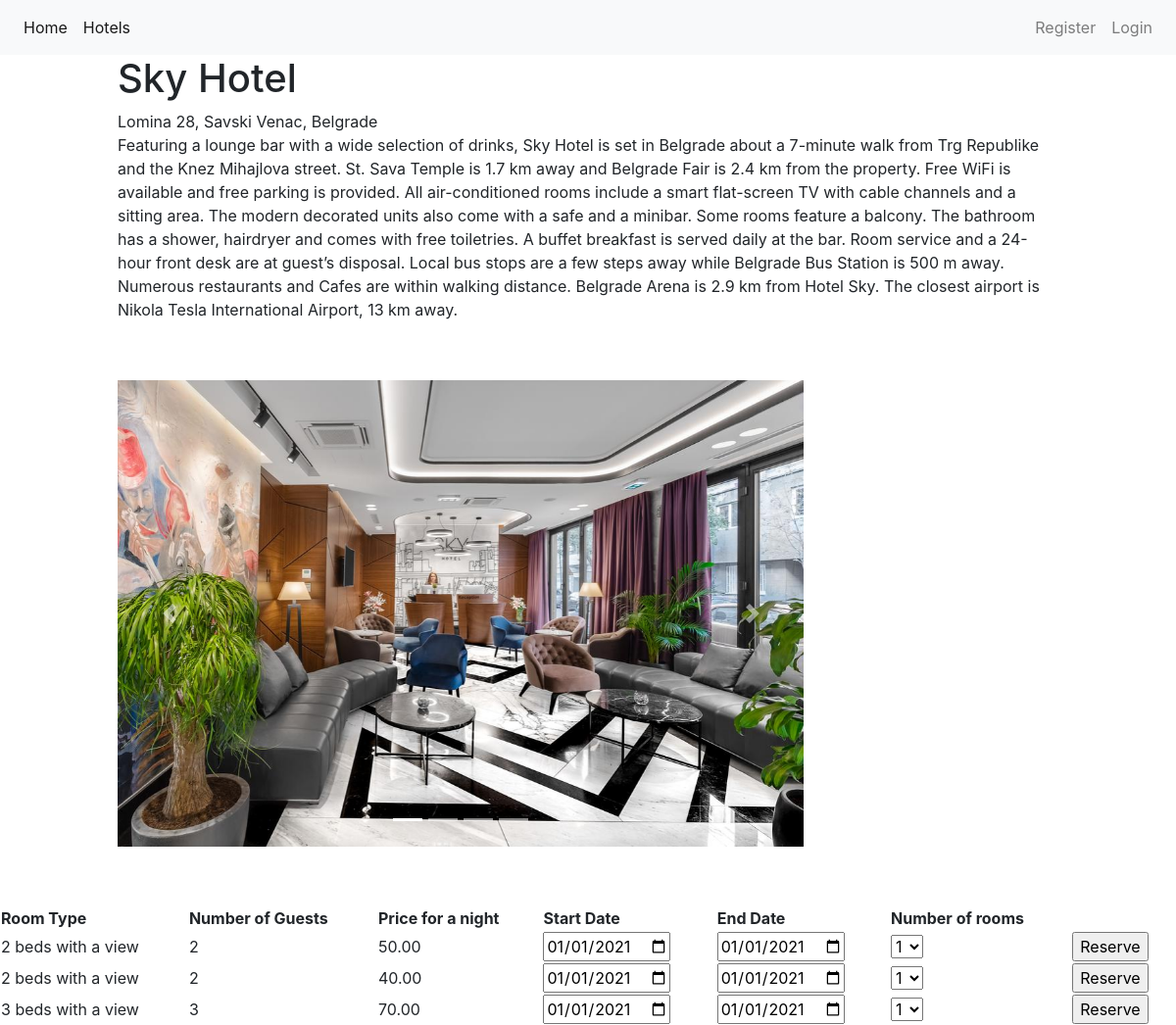
Screenshot of /hotels/1/ with the database file from the repository.
### room_reservation/models.py (models this page shows)
class HotelModel(models.Model):
    city_name = models.CharField(max_length=255, blank=False)
    hotel_name = models.CharField(max_length=255, blank=False)
    address = models.CharField(max_length=255, blank=False)
    category = models.CharField(max_length=255, blank=False)
    hotel_image = models.ImageField(upload_to='hotels')
    hotel_description = models.TextField(default="")

class AccommodationModel(models.Model):
    hotel = models.ForeignKey(HotelModel, null=False, on_delete=models.CASCADE)
    accommodation_name = models.CharField(max_length=255, blank=False)
    description = models.TextField()
    number_of_beds = models.IntegerField(choices=BED_CHOICES)
    balcony = models.BooleanField()
    price_per_night = models.DecimalField(decimal_places=2, max_digits=10)

### room_reservation/views.py (the view)
# urls.py: path('hotels/<int:pk>/', hotel_page, name="hotel_page"),
def hotel_page(request, pk):
    form = CreateReservationForm()
    hotel = HotelModel.objects.get(id=pk)
    images = HotelImageModel.objects.filter(hotel=pk)
    rooms = AccommodationModel.objects.filter(hotel=pk)
    if request.method == 'POST':
        form = CreateReservationForm(request.POST, initial={"user": request.user, "accommodation": pk,
                                                            "reservation_date": date.today(), })
        if form.is_valid():
            form.save()
            return redirect('room_reservation/home.html')
    context = {"form": form, "hotel": hotel, "images": images, "rooms": rooms}
    return render(request, 'room_reservation/hotel_page.html', context)

### room_reservation/forms.py
class CreateReservationForm(ModelForm):
    class Meta:
        model = ReservationModel
        fields = []

### room_reservation/templates/room_reservation/hotel_page.html (shortened to what this page needs)
{% include 'room_reservation/base.html' %}
{% load static %}
{% block content %}
    <div class="hotels_div">
        <h1> {{ hotel.hotel_name }}</h1>
        <h>{{ hotel.address}}, {{ hotel.city_name }}</h>
        <p> {{ hotel.hotel_description }}</p>
    </div>
    <div class="hotel_carousel">
    <div id="carouselExampleIndicators" class="carousel slide" data-ride="carousel">
      <ol class="carousel-indicators">
        <li data-target="#carouselExampleIndicators" data-slide-to="0" class="active"></li>
        <li data-target="#carouselExampleIndicators" data-slide-to="1"></li>
        <li data-target="#carouselExampleIndicators" data-slide-to="2"></li>
        <li data-target="#carouselExampleIndicators" data-slide-to="3"></li>
      </ol>
      <div class="carousel-inner">
              <div class="carousel-item active">
                <img class="d-block w-100" src="{{ hotel.hotel_image.url }}" alt="First image">
              </div>
      </div>
      <a class="carousel-control-prev" href="#carouselExampleIndicators" role="button" data-slide="prev">
        <span class="carousel-control-prev-icon" aria-hidden="true"></span>
      </a>
      <a class="carousel-control-next" href="#carouselExampleIndicators" role="button" data-slide="next">
        <span class="carousel-control-next-icon" aria-hidden="true"></span>
      </a>
    </div>
    </div>
    <div class ="rooms">
        <table style="width:100%">
            <tr>
                <th>Room Type</th>
                <th>Number of Guests</th>
                <th>Price for a night</th>
                <th>Start Date</th>
                <th>End Date</th>
                <th>Number of rooms</th>
                <th></th>
            </tr>
            {% for room in rooms %}
            <tr>
                <form method="POST">
                    <td>{{room.accommodation_name}}</td>
                    <td>{{room.number_of_beds}}</td>
                    <td>{{ room.price_per_night }}</td>
                    <td>
                        <input type="date" id="datum" name="start_date"
                            value="2021-01-01" min="2020-01-01" max="2025-12-31">
                    </td>
                    <td>
                        <input type="date" id="datum" name="end_date"
                            value="2021-01-01" min="2020-01-01" max="2025-12-31">
                    </td>
                    <td>
                    <select id="amount" name="amount">
                        <option value=1>1</option>
                    </select>
                    </td>
                    <td><input type="submit" value = "Reserve" name="Reserve"></td>
                </form>
            </tr>
            {% endfor %}
        </table>
    </div>
{% endblock %}

### static/css/base_style.css (style rules this page uses)
.hotels_div { margin-left: 10%; margin-right: 10%; margin-bottom: 5%; }
.hotel_carousel { margin-left: 10%; margin-right: 10%; margin-bottom: 5%; width: 700px; }

### rows the page displays
HotelModel: hotel_name "Sky Hotel", address "Lomina 28, Savski Venac", city_name "Belgrade", hotel_description "Featuring a lounge bar with a wide selection of drinks, Sky Hotel is set in Belgrade about a 7-minute walk from Trg Republike and the Knez Mihajlova street. St. Sava Temple is 1.7 km away and Belgrade Fair is 2.4 km from the property. Free WiFi is available and free parking is provided. All air-conditioned rooms include a smart flat-screen TV with cable channels and a sitting area. The modern decorated units also come with a safe and a minibar. Some rooms feature a balcony. The bathroom has a shower, hairdryer and comes with free toiletries. A buffet breakfast is served daily at the bar. Room service and a 24-hour front desk are at guest’s disposal. Local bus stops are a few steps away…", hotel_image (picture)
AccommodationModel: accommodation_name "2 beds with a view", number_of_beds "2", price_per_night "50.00"
AccommodationModel: accommodation_name "2 beds with a view", number_of_beds "2", price_per_night "40.00"
AccommodationModel: accommodation_name "3 beds with a view", number_of_beds "3", price_per_night "70.00"
